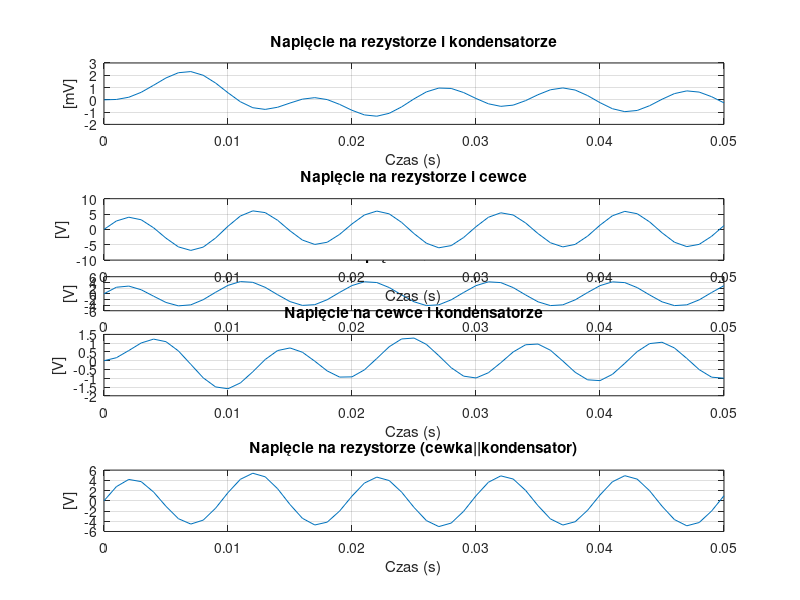

Reproduce this figure in MATLAB.
%% By program działał poprawnie należy w pierwszej kolejności kliknąć "Run Section" pierwszej części,
% po tym kroku można każdą z sekcji uruchomić osobno by wyświetliły się
% wykresy napięcia w czasie
% Parametry obwodu RLC
R = 250;       % Rezystancja (ohmy)
L = 0.5;       % Indukcyjność (henry)
C = 33*1e-6;     % Pojemność (farad)

% Częstotliwość sygnału AC
f = 100;        % Częstotliwość (Hz)
w = 2 * pi * f; % Pulsacja (rad/s)

% Wektor czasu
t = 0:0.001:0.05;

% Wektor sygnału AC (wejście)
u = 5*sin(w*t);

% Model obwodu RLC szeregowego w dziedzinie czasu
G  = tf([0 1/(L*C)],[1  R/L  1/(L*C)]); %RLC szeregowego na kondesatorze
G1  = tf([1 0 0],[1  R/L  1/(L*C)]); %RLC szeregowego na Cewce
G2  = tf([R/L 0],[1  R/L  1/(L*C)]); %RLC szeregowego na Rezystorze
G3  = tf([1 0 1/(L*C)],[1  R/L  1/(L*C)]); %RLC szeregowego na Kondensatorze i Cewce
G4  = tf([0 1/(L*C)],[1  1/(R*C)  1/(L*C)]);%RLC równoległego na Rezystor||Kondesator
G5 = tf([1 0 0],[1  1/(R*C)  1/(L*C)]); %RLC równoległego na Rezystor||Cewka
G6 = tf([1/(R*C) 0],[1  1/(R*C)  1/(L*C)]); %RLC równoległego na Cewka||Kondesator
G7  = tf([1 0 1/(L*C)],[1  1/(R*C)  1/(L*C)]); %RLC równoległego na Cewka||Kondensator, na wyjściu rezystor
% Symulacja obwodu za pomocą lsim
y = lsim(G, u, t);
y1 = lsim(G1, u, t);
y2 = lsim(G2, u, t);
y3 = lsim(G3, u, t);
y4 = lsim(G4, u, t);
y5 = lsim(G5, u, t);
y6 = lsim(G6, u, t);
y7 = lsim(G7, u, t);

% Wykresy napięć na poszczególnych elementach obwodu
%% SZEREGOWY
figure;

subplot(5,1,1);
plot(t, u);
grid;
xlabel('Czas (s)');
ylabel('[V]')
title('Sygnał wejściowy');

subplot(5,1,2);
plot(t, y);
grid;
xlabel('Czas (s)');
ylabel('[V]')
title('Napięcie na kondensatorze');

subplot(5,1,3);
plot(t, y1);
grid;
xlabel('Czas (s)');
ylabel('[V]')
title('Napięcie na cewce');

subplot(5,1,4);
plot(t, y2);
grid;
xlabel('Czas (s)');
ylabel('[V]')
title('Napięcie na rezystorze');

subplot(5,1,5);
plot(t,y3);
grid;
xlabel('Czas (s)');
ylabel('[V]')
title('Napięcie na kondensatorze i cewce');

%% RÓWNOLEGŁY

subplot(4,1,1);
plot(t,y4);
grid;
xlabel('Czas (s)');
ylabel('[mV]')
title('Napięcie na rezystorze i kondensatorze');

subplot(4,1,2);
plot(t,y5);
grid;
xlabel('Czas (s)');
ylabel('[V]')
title('Napięcie na rezystorze i cewce');

subplot(4,1,3);
plot(t,y6);
grid;
xlabel('Czas (s)');
ylabel('[V]')
title('Napięcie na cewce i kondensatorze');

subplot(4,1,4);
plot(t,y7);
grid;
xlabel('Czas (s)');
ylabel('[V]')
title('Napięcie na rezystorze (cewka||kondensator)');


% w równoległym RLC będzie to samo napięcie na elementach równoległych